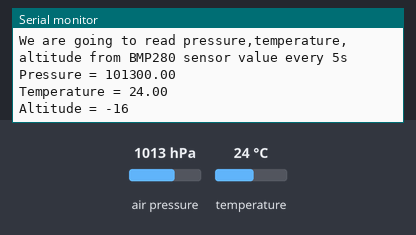
A sketch run on a simulated ESP8266 (NodeMCU). On the bench: the last lines printed to the serial monitor. Inputs (shaded band) come from the test bench; at power-on: air pressure 1013 hPa, temperature 24 °C.

Above: at 1.2 s.
1.3 s: air pressure set to 952 hPa
4.3 s: temperature set to 12 °C
At 6.2 s:
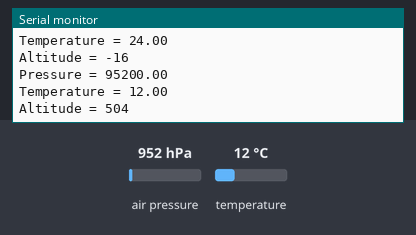
7.3 s: air pressure set to 975 hPa
At 11.3 s:
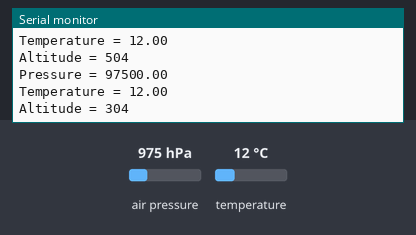
Timing chart, 0 to 12.8 s (numbered marks = the images above; inputs shaded):
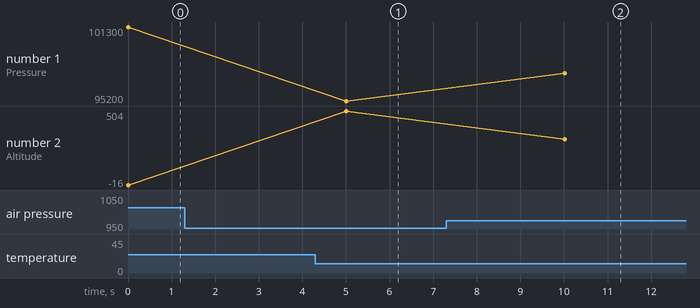

The sketch:

basic_reading_bmp280_from_esp8266.ino
```cpp
#include <Wire.h>
#include <SPI.h> //Why? Because library supports SPI and I2C connection

#include <Adafruit_Sensor.h>    // Adafruit Unified Library
#include <Adafruit_BMP280.h>    // BMP280 Sensor

#define DELAY_BETWEEN_READING_IN_S 5

#define BMP280_I2C_ADDRESS 0x76

//Change the "1050.35" to your city current barrometric pressure (https://www.wunderground.com)
#define CURRENT_CITY_BAROMETRIC 1011 // Amsterdam

// I2C Configuration
// SDA (=SDI) ; SCL (=SCK)
#define SDA_I2C 5 // D1
#define SDL_I2C 4 // D2

Adafruit_BMP280 bmp; // BMP 280 (I2C)

// Barometric sensor
float pressure;           //To store the barometric pressure (Pa)
float temperatureInside;  //To store the temperature (oC)
int altimeter;            //To store the altimeter (m) (you can also use it as a float variable)

void readBMP280() {
  // From BMP280 Barometric sensor
  pressure = bmp.readPressure();
  temperatureInside = bmp.readTemperature();
  altimeter = bmp.readAltitude(CURRENT_CITY_BAROMETRIC);
}

void initBarrometricSensor() {
  if (!bmp.begin(BMP280_I2C_ADDRESS)) {
    Serial.println("Could not find a valid BMP280 sensor, check wiring!");
  }
}

void setup() {

  Wire.begin(SDA_I2C, SDL_I2C);

  Serial.begin(115200);
  Serial.println("Starting");
  Serial.print("We are going to read pressure,temperature,altitude from BMP280 sensor value every ");
  Serial.print(DELAY_BETWEEN_READING_IN_S);
  Serial.println("s");


  initBarrometricSensor();
}

void loop() {
  readBMP280();

  Serial.print("Pressure = ");
  Serial.println(pressure);

  Serial.print("Temperature = ");
  Serial.println(temperatureInside);

  Serial.print("Altitude = ");
  Serial.println(altimeter);

  delay(DELAY_BETWEEN_READING_IN_S * 1000);
}
```

Measured:
- after the input at 4.3 s, the serial monitor: prints a new line after 0.71 s (image 1)
- after the input at 7.3 s, the serial monitor: prints a new line after 2.7 s (image 2)
- plotted number 1: 95200 → 97500 after the input at 7.3 s
- plotted number 2: 504 → 304 after the input at 7.3 s
